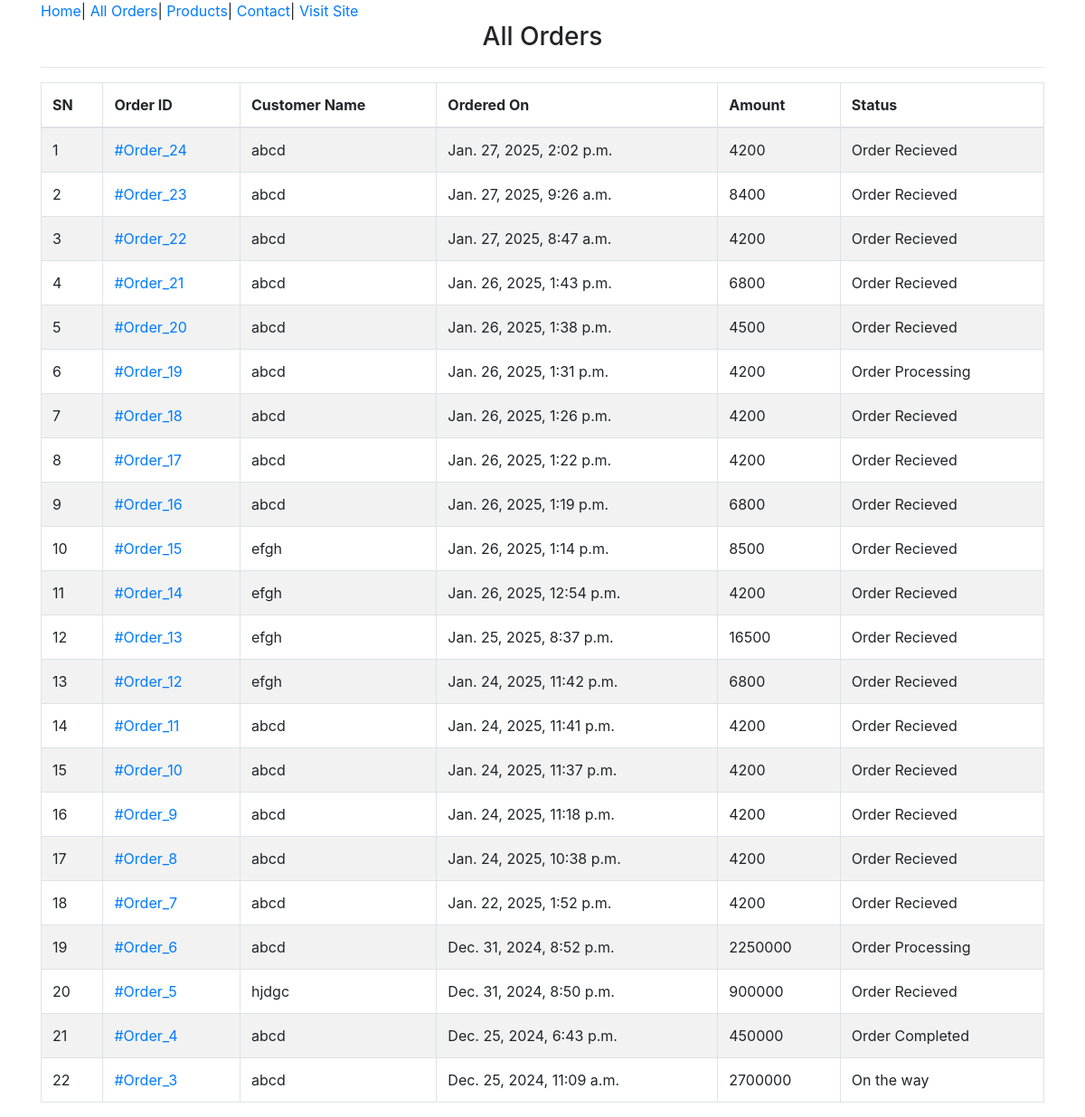
The app's page /admin-all-orders/ (signed in), older data.
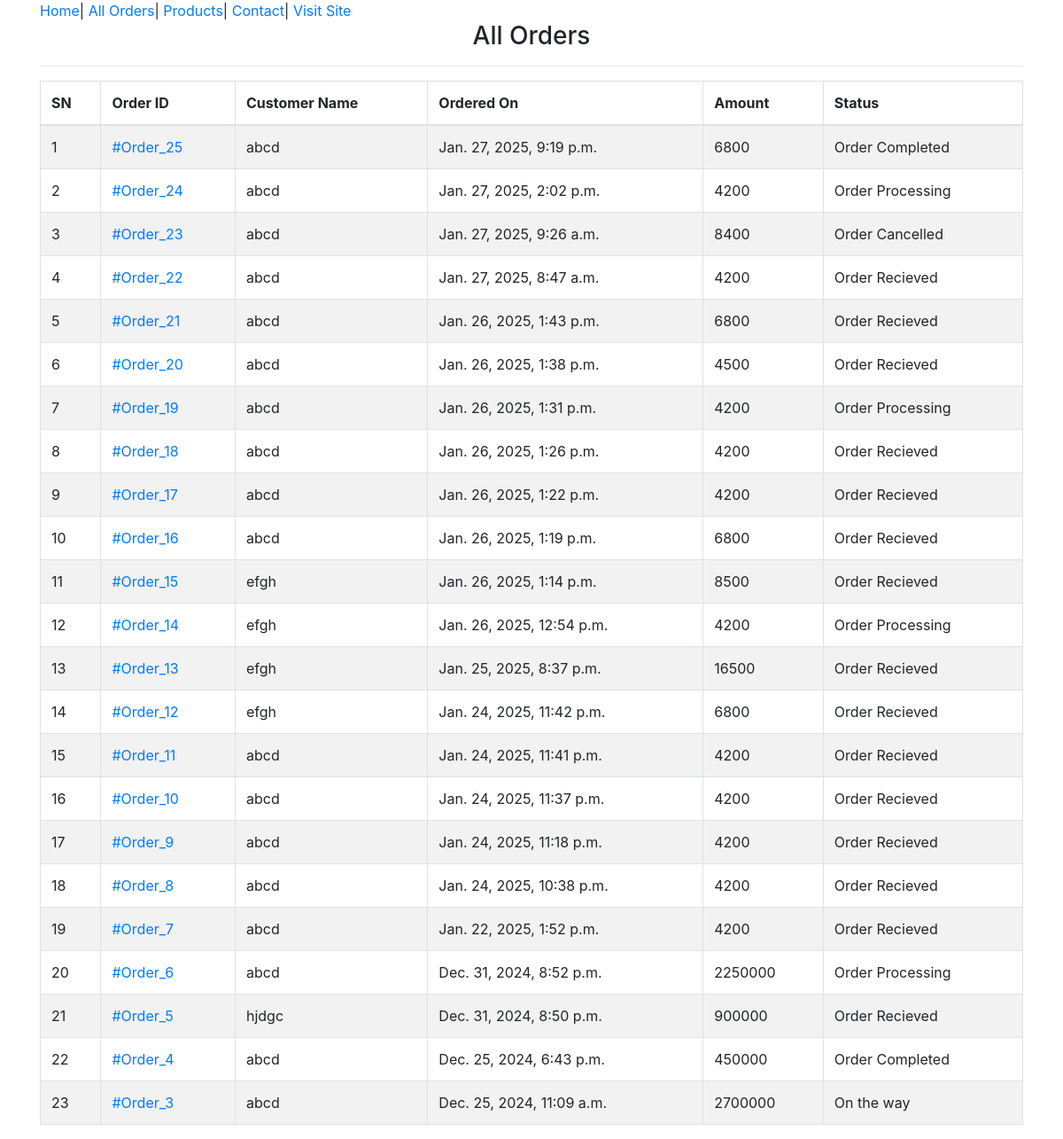
The same page, newer data.
### ecomapp/models.py (models this page shows, shortened)
class Order(models.Model):
    cart = models.OneToOneField(Cart, on_delete=models.CASCADE)
    ordered_by = models.CharField(max_length=200)
    shipping_address = models.CharField(max_length=200)
    mobile = models.CharField(max_length=10)
    email = models.EmailField(null=True, blank=True)
    subtotal = models.PositiveIntegerField()
    discount = models.PositiveIntegerField()
    total = models.PositiveIntegerField()
    order_status = models.CharField(max_length=50, choices=ORDER_STATUS)
    created_at = models.DateTimeField(auto_now_add=True)
    payment_method = models.CharField(max_length=20, choices=METHOD, default="Cash on Delivery")
    payment_completed = models.BooleanField(default=False, null=True, blank=True)

### ecomapp/views.py (the view)
# urls.py: path("admin-all-orders/",AdminOrderListView.as_view(),name="adminorderlist"),
class AdminOrderListView(AdminRequiredMixin,ListView):
    template_name="adminpages/adminorderlist.html"
    queryset=Order.objects.all().order_by("-id")
    context_object_name="allorders"
    def get_context_data(self, **kwargs):
        context=super().get_context_data(**kwargs)
        context['allorders']=Order.objects.all().order_by("-id")
        return context

### ecomapp/views.py (called while the page is built)
    def dispatch(self, request, *args, **kwargs):
        if request.user.is_authenticated and request.session.get("admin_logged_in"):
            return super().dispatch(request, *args, **kwargs)
        else:
            return redirect("/admin-login/")

### templates/adminpages/adminorderlist.html (shortened to what this page needs)
{% extends 'adminpages/adminbase.html' %}
{% block content %}
    <div class="container">
        <div class="row">
            <div class="col-md-12">
                <h3 class="text-center">All Orders</h3><hr>
                <table class="table table-bordered table-striped">
                    <thead>
                        <tr>
                            <th>SN</th>
                            <th>Order ID</th>
                            <th>Customer Name</th>
                            <th>Ordered On</th>
                            <th>Amount</th>
                            <th>Status</th>
                        </tr>
                    </thead>
                    <tbody>
                        {% for order in allorders %}
                            <tr>
                                <td>{{ forloop.counter }}</td>
                                <td><a href="{% url 'ecomapp:adminorderdetail' order.id %}">#Order_{{ order.id }}</a></td>
                                <td>{{ order.ordered_by }}</td>
                                <td>{{ order.created_at }}</td>
                                <td>{{ order.total }}</td>
                                <td>{{ order.order_status }}</td>
                            </tr>
                        {% endfor %}
                    </tbody>
                </table>
            </div>
        </div>
    </div>
{% endblock %}

### templates/adminpages/adminbase.html (shortened to what this page needs)
<!DOCTYPE html>
<html lang="en">
    <head>
        <link rel="stylesheet" href="https://stackpath.bootstrapcdn.com/bootstrap/4.5.2/css/bootstrap.min.css">
    </head>
    <body>
        <div class="container">
            <a href="{% url 'ecomapp:adminhome' %}">Home</a>|
            <a href="{% url 'ecomapp:adminorderlist' %}">All Orders</a>|
            <a href="{% url 'ecomapp:adminproductlist' %}">Products</a>|
            <a href="{% url 'ecomapp:admincontact' %}">Contact</a>|
            <a href="{% url 'ecomapp:home' %}" target"_blank">Visit Site</a>
        </div>
        {% block content %}
        {% endblock %}
    </body>
</html>

Row changes from the older to the newer data that the page shows:
added Order: id "25", ordered_by "abcd", created_at "Jan. 27, 2025, 9:19 p.m.", total "6800", order_status "Order Completed"
changed Order "Jan. 27, 2025, 2:02 p.m.": order_status "Order Recieved" → "Order Processing"
changed Order id 23: order_status "Order Recieved" → "Order Cancelled"
changed Order "Jan. 26, 2025, 12:54 p.m.": order_status "Order Recieved" → "Order Processing"
